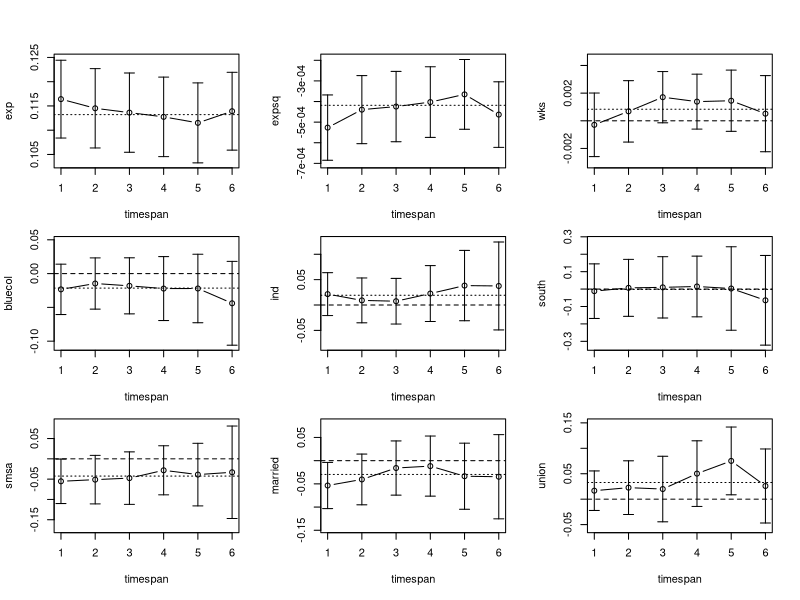

Here is the R script that generated this plot:
library(plm)
library(data.table)
library(tidyverse)


data("Wages", package = "plm")
Wages <- Wages %>% mutate(expsq = exp**2)

wages <- pdata.frame(Wages, index = 595)

form <- lwage ~ 
  exp + I(exp**2) + wks + bluecol + ind + south +
  smsa + married + union + ed + sex + black

wages.fe <- plm(
  form,
  data = wages,
  model = "within")
summary(wages.fe)


wages <- as.data.table(wages)
## Setup ====
diffMatrix <- function (timespan, a) {
  mat <- (-1) * diag(timespan)[ , 1:(timespan - a)]
  dif <- diag(timespan)[ , (1+a):timespan]
  mat + dif
}

panel.set <- wages

iv <- c("lwage")
dv <- c("exp", "expsq", "wks", "bluecol", "ind", "south", "smsa", "married", "union")
gid <- c("id")
tid <- c("time")

n <- as.numeric(count(unique(panel.set[, ..gid])))
Tt <- as.numeric(count(unique(panel.set[, ..tid])))
k <- length(dv)
B <- diffMatrix(Tt, 1)
R <- kronecker(B, diag(k))


# As in appendix C ======
beta.hat <- rep(NA, times = k * (Tt - 1))
first.term.appC <- matrix(0, nrow = (Tt - 1) * k, ncol = (Tt - 1) * k)
second.term.appC <- matrix(0, nrow = (Tt - 1) * k, ncol = 1)
for (idx in 1:n) {
  #x <- wages %>% filter(id == idx) %>% select(!!!dep.vars) %>%  data.matrix()
  x <- data.matrix(panel.set[id == idx][, ..dv])
  stacked.x <- matrix(0, nrow = (Tt - 1) * Tt / 2, ncol = (Tt - 1) * k)
  for (timespan in 1:(Tt - 1)) {
    rowstart <- 1 + ifelse(timespan != 1, sum((Tt - 1):(Tt - timespan + 1)), 0)
    rowend <- rowstart + (Tt - timespan - 1)
    colstart <- 1 + (timespan - 1) * k
    colend <- colstart + (k - 1)
    stacked.x[rowstart:rowend, colstart:colend] <- t(diffMatrix(Tt, timespan)) %*% x
  }
  
  #y <- wages %>% filter(id == idx) %>% select(!!indep.var) %>% data.matrix()
  y <- data.matrix(panel.set[id == idx][, ..iv])
  stacked.y <- c()
  for (timespan in 1:(Tt - 1)) {
    stacked.y <- rbind(stacked.y, t(diffMatrix(Tt, timespan)) %*% y)
  }
  
  first.term.appC <- first.term.appC + t(stacked.x) %*% stacked.x
  second.term.appC <- second.term.appC + t(stacked.x) %*% stacked.y
}
beta.hat <- solve((1 / n) * first.term.appC) %*% ((1 / n) * second.term.appC)

# vcov
inner.vcov <- matrix(0, nrow = (Tt - 1) * k, ncol = (Tt - 1) * k)
for (idx in 1:n) {
  #x <- wages %>% filter(id == idx) %>% select(!!!dep.vars) %>%  data.matrix()
  x <- data.matrix(panel.set[id == idx][, ..dv])
  stacked.x <- matrix(0, nrow = (Tt - 1) * Tt / 2, ncol = (Tt - 1) * k)
  for (timespan in 1:(Tt - 1)) {
    rowstart <- 1 + ifelse(timespan != 1, sum((Tt - 1):(Tt - timespan + 1)), 0)
    rowend <- rowstart + (Tt - timespan - 1)
    colstart <- 1 + (timespan - 1) * k
    colend <- colstart + (k - 1)
    stacked.x[rowstart:rowend, colstart:colend] <- t(diffMatrix(Tt, timespan)) %*% x
  }
  #y <- wages %>% filter(id == idx) %>% select(!!indep.var) %>% data.matrix()
  y <- data.matrix(panel.set[id == idx][, ..iv])
  stacked.y <- c()
  for (timespan in 1:(Tt - 1)) {
    stacked.y <- rbind(stacked.y, t(diffMatrix(Tt, timespan)) %*% y)
  }
  
  u.i <- stacked.y - stacked.x %*% beta.hat
  
  inner.vcov <- inner.vcov + t(stacked.x) %*% u.i %*% t(u.i) %*% stacked.x
}
Sigma.hat <- solve((1 / n) * first.term.appC) %*% ((1 / n) * inner.vcov) %*% solve((1 / n) * first.term.appC)

beta.std.err <- sqrt(diag(Sigma.hat) / n)



# plotting
# Keep current graphics settings
oldpar <- par(no.readonly = TRUE)

beta.hat.unstacked <- matrix(nrow = k, ncol = Tt - 1)
beta.std.err.unstacked <- matrix(nrow = k, ncol = Tt - 1)
rownames(beta.hat.unstacked) <- dv
for (idx in 1:(Tt - 1)) {
  rs <- 1 + (idx - 1) * k
  re <- rs + (k - 1)
  beta.hat.unstacked[, idx] <- beta.hat[rs:re, ]
  beta.std.err.unstacked[, idx] <- beta.std.err[rs:re]
}

# Plotting ====
{
  par(
    mfrow = c(3, 3),
    mar = c(5.1, 4.1, 0.1, 2.1),
    oma = c(0, 0, 4, 0)
  )
  for (row in 1:k) {
    plot(beta.hat.unstacked[row, ], 
      type = "b", 
      xlab = "timespan",
      ylab = rownames(beta.hat.unstacked)[row],
      ylim = c(
        min(beta.hat.unstacked[row, ]) - abs(max(beta.std.err.unstacked[row, ]) * 2),
        max(beta.hat.unstacked[row, ]) + abs(max(beta.std.err.unstacked[row, ]) * 2)))
    abline(h = wages.fe$coefficients[row], lty = 3)
    abline(h = 0, lty = 2)
    arrows(
      x0 = 1:(Tt - 1), 
      y0 = beta.hat.unstacked[row, ] - 1.96 * beta.std.err.unstacked[row, ],
      x1 = 1:(Tt - 1),
      y1 = beta.hat.unstacked[row, ] + 1.96 * beta.std.err.unstacked[row, ],
      code = 3,
      angle = 90,
      length = 0.05)
  }
  par(oldpar)
}

wald <- n * (t(beta.hat) %*% t(R) %*% MASS::ginv(R %*% Sigma.hat %*% t(R)) %*% R %*% beta.hat)
wald
pchisq(wald, df = Tt - 2)
